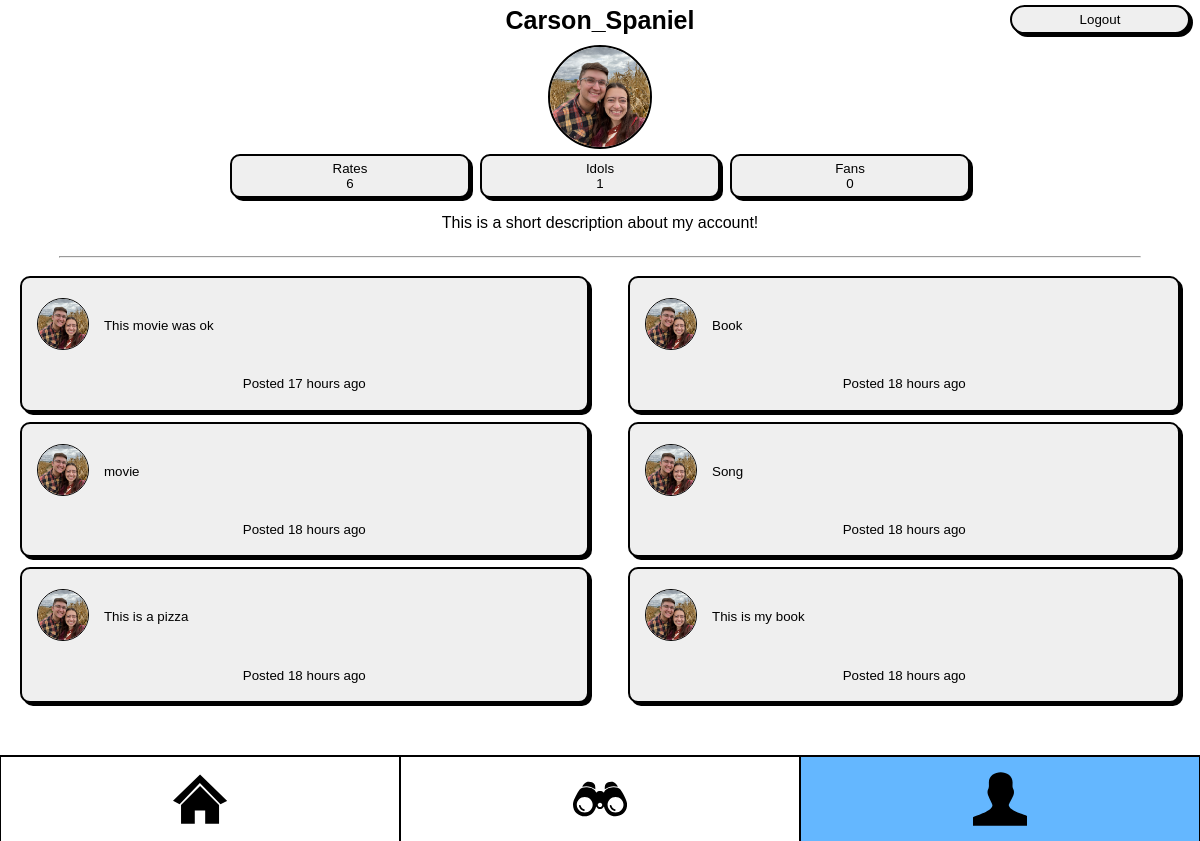
The page /profile/ (signed in) on the database as committed earlier.
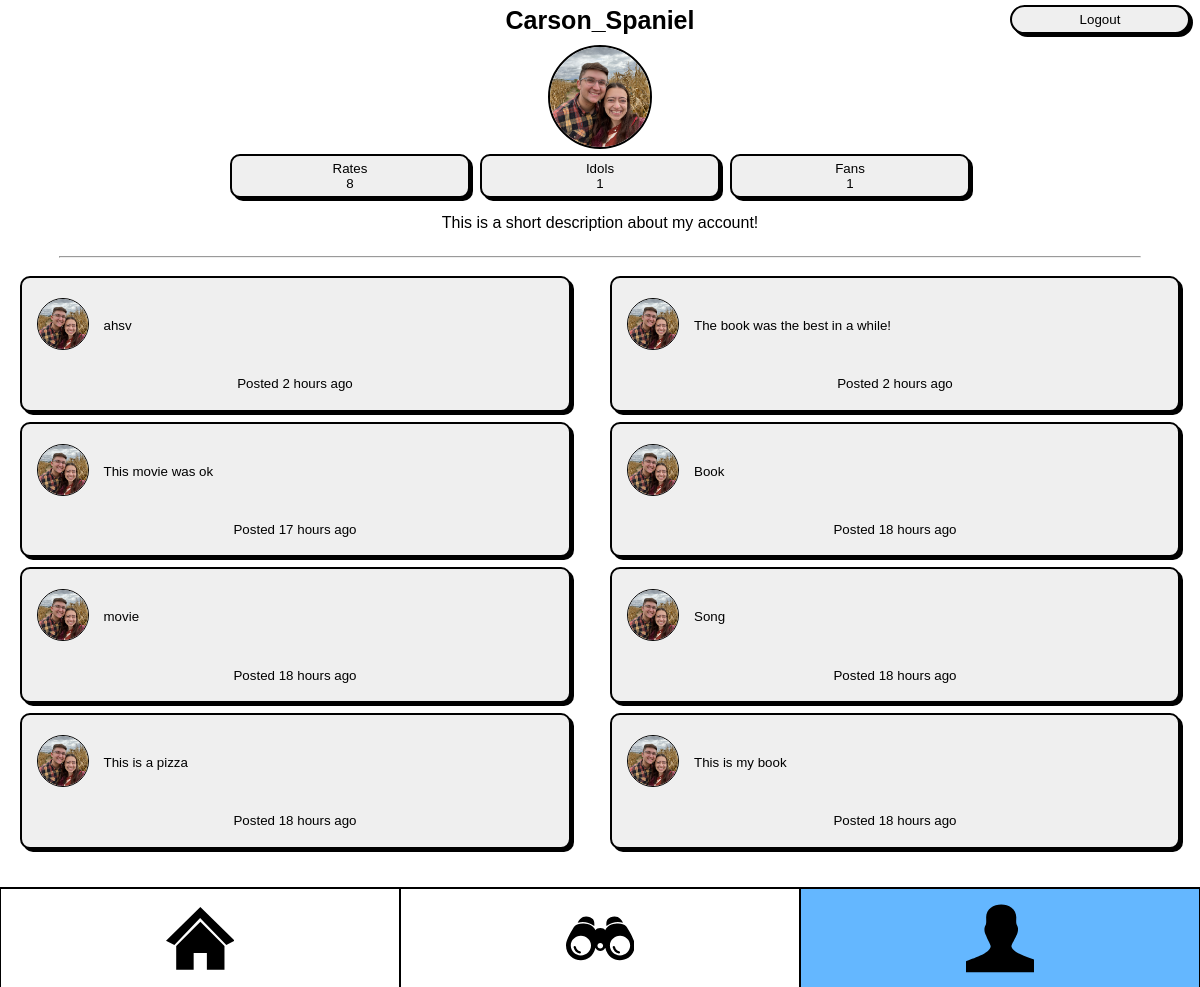
The same page on the database as committed later.
### friends_haven_app/models.py (models this page shows, shortened)
class Profile(models.Model):
    user = models.OneToOneField(User, on_delete=models.CASCADE)
    profile_picture = models.ImageField(upload_to='profilePictures/', default=None, null=True, blank=True)
    description = models.TextField(max_length=200, default=None, null=True, blank=True)
    rates = models.IntegerField(default=0, null=True, blank=True)
    idolNum = models.IntegerField(default=0, null=True, blank=True)
    fanNum = models.IntegerField(default=0, null=True, blank=True)
    idols = models.CharField(max_length=50000,default=0, null=True, blank=True)
    fans = models.CharField(max_length=50000,default=0, null=True, blank=True)
    def __str__(self):
        return f'{self.user.username}'

class Post(models.Model):
    item_name = models.CharField(max_length=100)
    image = models.ImageField(upload_to='posts/', default=None, null=True, blank=True)
    creator = models.ForeignKey(Profile, on_delete=models.CASCADE)
    rate = models.IntegerField(default=0, validators=[MinValueValidator(0), MaxValueValidator(5)])
    caption = models.CharField(max_length=100)
    description = models.TextField(max_length=200)
    timestamp = models.DateTimeField(auto_now_add=True)
    category = models.ForeignKey(Category, on_delete=models.CASCADE, default=None, null=True,)
    community_rate = models.IntegerField(default=0)
    sections = models.CharField(max_length=5000, null= True, blank=True)
    answers = models.CharField(max_length=5000, null= True, blank=True)
    def getSections(self):
        return json.loads(self.sections)
    def getAnswers(self):
        return json.loads(self.answers)
    def time_ago(self):
        current_time = datetime.now(timezone.utc)
        time_difference = current_time - self.timestamp.replace(tzinfo=timezone.utc)
        hours, remainder = divmod(time_difference.seconds, 3600)
        minutes, seconds = divmod(remainder, 60)
        if hours == 1:
            return f"{hours} hour ago"
        if hours > 1:
            return f"{hours} hours ago"
        elif minutes == 1:
            return f"{minutes} minute ago"
        elif minutes > 1:
            return f"{minutes} minutes ago"
        elif seconds == 1:
            return f"{seconds} second ago"
        else:
            return f"{seconds} seconds ago"

### friends_haven_app/views.py (the view)
# urls.py: path('profile/',views.profile, name='profile'),
@login_required(login_url='/')
def profile(request):
    profileView = True
    userProfile = Profile.objects.get(user=request.user)
    posts = Post.objects.all().filter(creator=userProfile).order_by('-timestamp')
    left = posts[0::2]
    right = posts[1::2]
    data = {
        'userProfile': userProfile,
        'left': left,
        'right': right,
        'profileView': profileView,
        'accessProfile': userProfile,
    }
    return render(request, 'profile.html', data)

### friends_haven_app/templates/profile.html (shortened to what this page needs)
{% extends "base.html" %}
{% load static %}
{% block content %}
<head>
    <link rel="stylesheet" type="text/css" href="{% static 'css/home.css' %}">
    <link rel="stylesheet" type="text/css" href="{% static 'css/profile.css' %}">
</head>
<body>
    <h1>{{ userProfile.user.username}}</h1>
    <div class="section column">
        <div class="profTop column">
            {% if userProfile.profile_picture %}
                <img class="profilePicTop profilePic" src="{{ userProfile.profile_picture.url }}" width="100%" height="100%">
            {% else %}
                <img class="profilePicTop profilePic" src="{% static 'images/default.jpg' %}" width="100%" height="100%">
            {% endif %}
            <div class="profInfo column">
                <div class="infoTop row">
                    <button class="rate column info">
                        <p class="infoName">Rates</p>
                        <p class="rateNum num">{{ userProfile.rates}}</p>
                    </button>
                    {% if anonymous %}
                        <a href="/account/{{userProfile.user.username}}/idols">
                            <button class="idol column info">
                                <p class="infoName">Idols</p>
                                <p class="idolNum num">{{ userProfile.idolNum}}</p>
                            </button>
                        </a>
                        <a href="/account/{{userProfile.user.username}}/fans">
                            <button class="fan column info">
                                <p class="infoName">Fans</p>
                                <p class="fanNum num">{{ userProfile.fanNum}}</p>
                            </button>
                        </a>
                    {% else %}
                        <a href="/profile/idols">
                            <button class="idol column info">
                                <p class="infoName">Idols</p>
                                <p class="idolNum num">{{ userProfile.idolNum}}</p>
                            </button>
                        </a>
                        <a href="/profile/fans">
                            <button class="fan column info">
                                <p class="infoName">Fans</p>
                                <p class="fanNum num">{{ userProfile.fanNum}}</p>
                            </button>
                        </a>
                    {% endif %}
                </div>
                <div class="infoBottom row">
                    {% if userProfile.description %}
                        <p>{{ userProfile.description }}</p>
                    {% else %}
                        <p>No Description</p>
                    {% endif %}
                </div>
            </div>
        </div>
        <hr>
        <div class="rates">
            {% include 'items.html' %}
        </div>
    </div>
</body>
{% endblock %}

### friends_haven_app/templates/base.html (shortened to what this page needs)
{% load static %}
<!DOCTYPE html>
<html lang="en" >
    <head>
        <link rel="stylesheet" type="text/css" href="{% static 'css/base.css' %}">
    </head>
    <body>
        <footer>
            <a href="/home">
                <button id="home">
                </button>
            </a>
            <a href="/wander">
                <button id="wander">
                </button>
            </a>
            <a href="/profile">
                <button id="profile">
                </button>
            </a>
        </footer>
        <main class="main">
            <a href="/logout">
                <button class="logout">Logout</button>
            </a>
            {% block content %}{% endblock %}
        </main>
    </body>
</html>

### friends_haven_app/templates/items.html (shortened to what this page needs)
{% load static %}
<div class="cols">
    {% if left %}
        <div class="colLeft col">
            {% for post in left %}
                <button class="item" onclick="enlarge(this)">
                    <div class="capCon">
                        <a href="/account/{{post.creator}}" class="profileLink">
                            {% if post.creator.profile_picture %}
                                <img class="profilePic" src="{{ post.creator.profile_picture.url }}" width="100%" height="100%">
                            {% else %}
                                <img class="profilePic" src="{% static 'images/default.jpg' %}" width="100%" height="100%">
                            {% endif %}
                        </a>
                        <p class="caption">{{ post.caption }}</p>
                    </div>
                    <p>Posted {{ post.time_ago }}</p>
                </button>
            {% endfor %}
        </div>
        <div class="colRight col">
            {% for post in right %}
                <button class="item" onclick="enlarge(this)">
                    <div class="capCon">
                        <a href="/account/{{post.creator}}">
                            {% if post.creator.profile_picture %}
                                <img class="profilePic" src="{{ post.creator.profile_picture.url }}" width="100%" height="100%">
                            {% else %}
                                <img class="profilePic" src="{% static 'images/default.jpg' %}" width="100%" height="100%">
                            {% endif %}
                        </a>
                        <p class="caption">{{ post.caption }}</p>
                    </div>
                    <p>Posted {{ post.time_ago }}</p>
                </button>
            {% endfor %}
        </div>
    {% else %}
        <button class="item">
            <p class="caption post">No posts yet.<br>Get the party started!</p>
        </button>
    {% endif %}
</div>

### friends_haven_app/templates/categories.html (shortened to what this page needs)
{% load static %}

### friends_haven_app/static/css/base.css (style rules this page uses)
:root { --background: white; --background-hover: rgb(244, 244, 244); --font-color: black; --font: 'Poppins', sans-serif }
* { font-family: var(--font); }
main { height: 90vh; position: absolute; top: 0; width: 100vw; overflow: scroll; }
body *, body { max-width: 1200px; }
body { margin: 0 auto; background-color: var(--background); }
footer { margin: 0 auto; position: fixed; display: flex; align-items: center; justify-content: space-around; bottom: 0; width: 100%; height: 10vh; background-color: var(--background); z-index: 10; }
footer a, .footerButton { flex-grow: 1; height: 100%; border: 1px solid black; border-top: 2px solid black; }
footer a button, .footerAButton { width: 100%; height: 100%; padding: 15px; border: none; background-color: transparent; }
footer a button svg { height: 100%; aspect-ratio: 1; }
button.active { background-color: rgb(100, 183, 255); }
.logout, .back { position: absolute; right: 10px; border: 2px black solid; box-shadow: 3px 3px 0px black; border-radius: 50px; width: 15vw; margin: 5px auto; padding: 5px; z-index: 10; top: 0px; }

### friends_haven_app/static/css/home.css (style rules this page uses)
:root { --itemHeight: 300px; }
.section { display: flex; justify-content: center; align-items: center; flex-direction: column; margin: 35px 0; }
div.cols { display: flex; flex-direction: row; align-items: start; justify-content: start; width: 100vw; }
div.cols div.col { display: flex; flex-direction: column; align-items: center; justify-content: start; flex-grow: 1; height: 100%; min-width: 125px; max-width: 50vw; margin: 5px; }
div.section div button { width: 95%; margin: 5px; border: 2px black solid; box-shadow: 3px 3px 0px black; border-radius: 10px; }
div.cols a { margin: 5px; position: relative; z-index: 10; }
h1 { position: absolute; top: 20px; left: 50%; transform: translate(-50%,-50%); text-align: center; font-size: 25px; width: 100vw; margin: 0; }
.item { display: flex; flex-direction: column; justify-content: start; align-items: center; padding: 5px; transition: .5s all ease-out; }
.capCon { display: flex; justify-content: start; align-items: center; padding-top: 5px; width: 100%; }
.profilePic { border: 1px solid black; border-radius: 50%; margin: 5px; max-width: 50px; max-height: 50px; aspect-ratio: 1; object-fit: cover; object-position: center center; }
.caption { margin: 0; width: 80%; color: var(--font-color); text-align: left; padding: 5px; }

### friends_haven_app/static/css/profile.css (style rules this page uses)
.row { display: flex; justify-content: center; align-items: center; }
.column { display: flex; justify-content: center; align-items: center; flex-direction: column; }
.profilePicTop { width: unset; margin: unset; max-width: 100px; max-height: 100px; border: 2px solid black; }
.profTop { padding-top: 10px; width: 100vw; }
div.section div button.info { margin: 0 5px; width: 20vw; padding: 5px; }
.info p { margin: 0; }
.profInfo { margin-top: 5px; }
.profInfo a { text-decoration: none; }
hr { width: 90vw; }

Rows that differ between the two databases and show on the page:
changed Profile "This is a short description about my account!": rates "6" → "8"; fanNum "0" → "1"
added Post: creator.profile_picture (picture), caption "ahsv", time_ago "2 hours ago", shown under "Carson_Spaniel"
added Post: creator.profile_picture (picture), caption "The book was the best in a while!", time_ago "2 hours ago"
